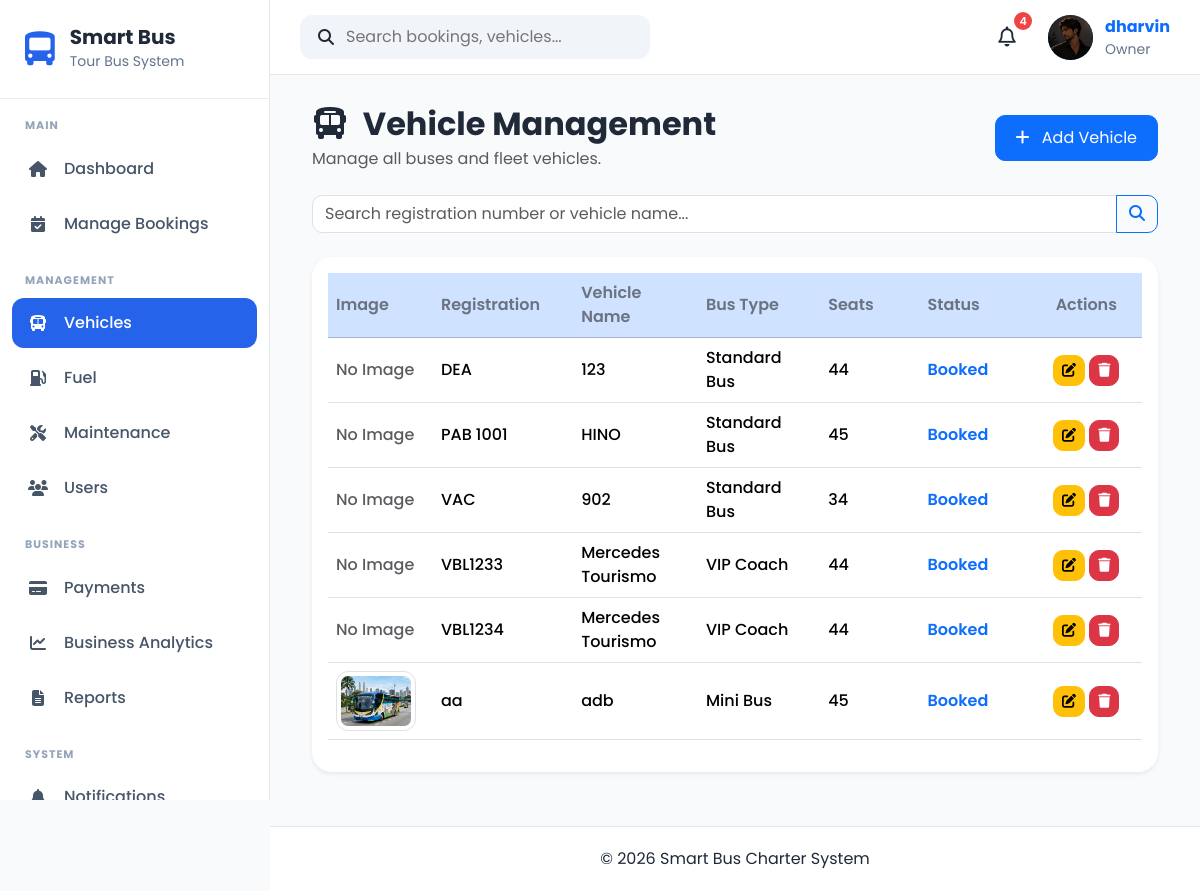
/vehicles/ (signed in), run on an earlier commit of the app's database.
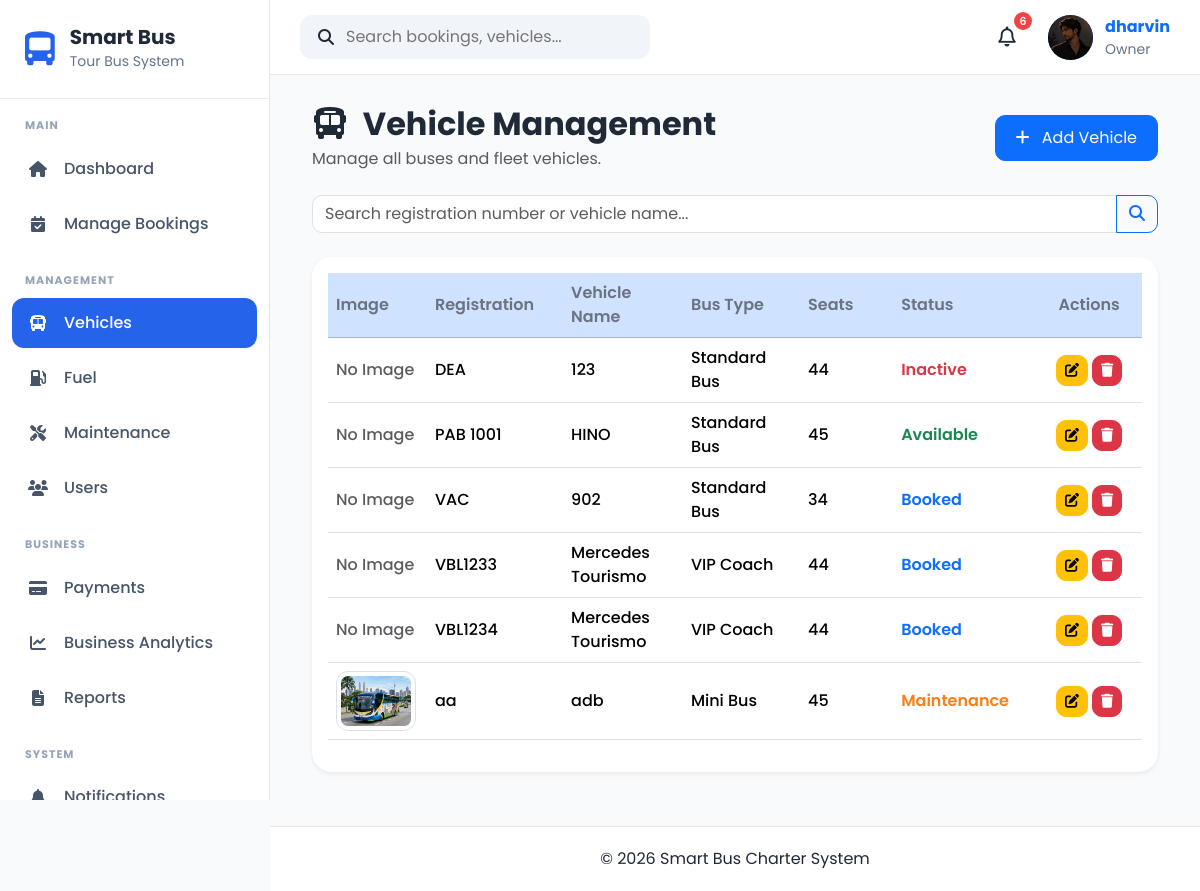
And on a later commit of the database.
### apps/accounts/models.py (models this page shows, shortened)
class UserProfile(models.Model):
    OWNER = "Owner"
    ADMIN = "Admin"
    DRIVER = "Driver"
    CUSTOMER = "Customer"
    ROLE_CHOICES = [
        (OWNER, "Owner"),
        (ADMIN, "Admin"),
        (DRIVER, "Driver"),
        (CUSTOMER, "Customer"),
    ]
    GENDER_CHOICES = [
        ("Male", "Male"),
        ("Female", "Female"),
        ("Other", "Other"),
    ]
    user = models.OneToOneField(
        User,
        on_delete=models.CASCADE,
        related_name="profile"
    )
    role = models.CharField(
        max_length=20,
        choices=ROLE_CHOICES,
        default=CUSTOMER
    )
    phone = models.CharField(
        max_length=20,
        blank=True
    )
    address = models.TextField(
        blank=True
    )
    city = models.CharField(
        max_length=100,
        blank=True
    )
    state = models.CharField(
        max_length=100,
        blank=True
    )
    postcode = models.CharField(
        max_length=20,
        blank=True
    )
    country = models.CharField(
        max_length=100,
        default="Malaysia"
    )
    gender = models.CharField(
        max_length=10,
        choices=GENDER_CHOICES,
        blank=True
    )
    profile_picture = models.ImageField(
        upload_to="profile_pictures/",
        blank=True,
        null=True
    )
    must_change_password = models.BooleanField(default=False)
    created_at = models.DateTimeField(
        auto_now_add=True
    )
    updated_at = models.DateTimeField(
        auto_now=True
    )

### apps/vehicles/models.py (models this page shows, shortened)
class Vehicle(models.Model):
    STATUS_CHOICES = [
        ("Available", "Available"),
        ("Booked", "Booked"),
        ("Maintenance", "Maintenance"),
        ("Inactive", "Inactive"),
    ]
    BUS_TYPE_CHOICES = [
        ("Mini Bus", "Mini Bus"),
        ("Standard Bus", "Standard Bus"),
        ("VIP Coach", "VIP Coach"),
    ]
    registration_number = models.CharField(
        max_length=20,
        unique=True
    )
    vehicle_name = models.CharField(
        max_length=100
    )
    bus_type = models.CharField(
        max_length=30,
        choices=BUS_TYPE_CHOICES
    )
    seat_capacity = models.PositiveIntegerField()
    manufacture_year = models.PositiveIntegerField()
    insurance_expiry = models.DateField()
    road_tax_expiry = models.DateField()
    status = models.CharField(
        max_length=20,
        choices=STATUS_CHOICES,
        default="Available"
    )
    image = models.ImageField(
        upload_to="vehicles/",
        blank=True,
        null=True
    )
    created_at = models.DateTimeField(auto_now_add=True)
    updated_at = models.DateTimeField(auto_now=True)

### apps/vehicles/views.py (the view)
# urls.py: path("", views.vehicle_list, name="vehicle_list"),
@admin_required
def vehicle_list(request):
    search = request.GET.get("search", "")
    vehicles = Vehicle.objects.all().order_by("registration_number")
    if search:
        vehicles = vehicles.filter(
            Q(registration_number__icontains=search) |
            Q(vehicle_name__icontains=search)
        )
    paginator = Paginator(vehicles, 10)
    page_number = request.GET.get("page")
    page_obj = paginator.get_page(page_number)
    context = {
        "page_obj": page_obj,
        "search": search,
    }
    return render(request, "vehicles/vehicle_list.html", context)

### templates/vehicles/vehicle_list.html (shortened to what this page needs)
{% extends "crud/base_list.html" %}
{% load static %}
{% block header_title %}
<i class="fas fa-bus me-2"></i>
Vehicle Management
{% endblock %}
{% block header_subtitle %}
Manage all buses and fleet vehicles.
{% endblock %}
{% block add_button %}
<a href="{% url 'vehicles:vehicle_create' %}" class="btn btn-primary">
    <i class="fas fa-plus me-2"></i>
    Add Vehicle
</a>
{% endblock %}
{% block search %}
<form method="GET" class="mb-4">
    <div class="input-group">
        <input
            type="text"
            name="search"
            class="form-control"
            placeholder="Search registration number or vehicle name..."
            value="{{ search }}">
        <button class="btn btn-outline-primary" type="submit">
            <i class="fas fa-search"></i>
        </button>
    </div>
</form>
{% endblock %}
{% block table %}
<table class="table table-hover align-middle">
    <thead class="table-primary">
        <tr>
            <th>Image</th>
            <th>Registration</th>
            <th>Vehicle Name</th>
            <th>Bus Type</th>
            <th>Seats</th>
            <th>Status</th>
            <th class="text-center">Actions</th>
        </tr>
    </thead>
    <tbody>
    {% for vehicle in page_obj %}
        <tr>
            <td>
                {% if vehicle.image %}
                    <img src="{{ vehicle.image.url }}"
                         class="img-thumbnail"
                         style="width:80px;height:60px;object-fit:cover;">
                {% else %}
                    <span class="text-muted">No Image</span>
                {% endif %}
            </td>
            <td>{{ vehicle.registration_number }}</td>
            <td>{{ vehicle.vehicle_name }}</td>
            <td>{{ vehicle.bus_type }}</td>
            <td>{{ vehicle.seat_capacity }}</td>
            <td>
                {% if vehicle.status == "Available" %}
                    <span style="color:#198754;font-weight:600;">
                        {{ vehicle.status }}
                    </span>
                {% elif vehicle.status == "Booked" %}
                    <span style="color:#0d6efd;font-weight:600;">
                        {{ vehicle.status }}
                    </span>
                {% elif vehicle.status == "Maintenance" %}
                    <span style="color:#fd7e14;font-weight:600;">
                        {{ vehicle.status }}
                    </span>
                {% elif vehicle.status == "Inactive" %}
                    <span style="color:#dc3545;font-weight:600;">
                        {{ vehicle.status }}
                    </span>
                {% else %}
                    <span style="font-weight:600;">
                        {{ vehicle.status }}
                    </span>
                {% endif %}
            </td>
            <td class="text-center">
                <a href="{% url 'vehicles:vehicle_update' vehicle.pk %}"
                   class="btn btn-warning btn-sm">
                    <i class="fas fa-edit"></i>
                </a>
                <a href="{% url 'vehicles:vehicle_delete' vehicle.pk %}"
                   class="btn btn-danger btn-sm">
                    <i class="fas fa-trash"></i>
                </a>
            </td>
        </tr>
    {% endfor %}
    </tbody>
</table>
{% endblock %}

### templates/crud/base_list.html (shortened to what this page needs)
{% extends "layouts/base.html" %}
{% load static %}
{% block content %}
<div class="container-fluid">
    <div class="d-flex justify-content-between align-items-center mb-4">
        <div>
            <h2 class="fw-bold mb-1">
                {% block header_title %}{% endblock %}
            </h2>
            <p class="text-muted mb-0">
                {% block header_subtitle %}{% endblock %}
            </p>
        </div>
        <div>
            {% block add_button %}
            {% endblock %}
        </div>
    </div>
    {% block search %}
    {% endblock %}
    <div class="card shadow-sm border-0">
        <div class="card-body">
            <div class="table-responsive">
                {% block table %}
                {% endblock %}
            </div>
        </div>
    </div>
</div>
{% endblock %}

### templates/layouts/base.html (shortened to what this page needs)
{% load static %}
<!DOCTYPE html>
<html lang="en">
<head>
    <link href="https://cdn.jsdelivr.net/npm/bootstrap@5.3.7/dist/css/bootstrap.min.css" rel="stylesheet">
    <link href="https://cdn.jsdelivr.net/npm/bootstrap-icons@1.13.1/font/bootstrap-icons.min.css" rel="stylesheet">
    <link rel="stylesheet"
          href="https://cdnjs.cloudflare.com/ajax/libs/font-awesome/6.7.2/css/all.min.css">
    <link rel="stylesheet" href="{% static 'css/base.css' %}">
    <link rel="stylesheet" href="{% static 'css/layout.css' %}">
    <link rel="stylesheet" href="{% static 'css/components.css' %}">
    <link rel="stylesheet" href="{% static 'css/crud.css' %}">
    <link rel="stylesheet" href="{% static 'css/responsive.css' %}">
    <link rel="stylesheet" href="{% static 'css/notifications.css' %}">
    <link rel="stylesheet" href="{% static 'css/profile.css' %}">
</head>
<body>
    <div class="app-container">
        {% include 'components/sidebar.html' %}
        <div class="main-content">
            {% include 'components/navbar.html' %}
            <main class="content-area">
                {% block content %}
                {% endblock %}
            </main>
            {% include 'components/footer.html' %}
        </div>
    </div>
</body>
</html>

### templates/components/sidebar.html (shortened to what this page needs)
{% with role=request.user.profile.role %}
<div class="sidebar">
    <div class="logo-section">
        <i class="fa-solid fa-bus-simple"></i>
        <div>
            <h4>Smart Bus</h4>
            <small>Tour Bus System</small>
        </div>
    </div>
    <div class="menu-title">MAIN</div>
    <ul class="sidebar-menu">
        {% if role == "Owner" or role == "Admin" %}
        <li class="{% if request.resolver_match.url_name == 'dashboard' and not request.resolver_match.app_name %}active{% endif %}">
            <a href="{% url 'dashboard' %}">
                <i class="fa-solid fa-house"></i>
                <span>Dashboard</span>
            </a>
        </li>
        <li class="{% if request.resolver_match.app_name == 'bookings' %}active{% endif %}">
            <a href="{% url 'bookings:booking_list' %}">
                <i class="fa-solid fa-calendar-check"></i>
                <span>Manage Bookings</span>
            </a>
        </li>
        {% endif %}
    </ul>
    {% if role == "Owner" or role == "Admin" %}
    <div class="menu-title">MANAGEMENT</div>
    <ul class="sidebar-menu">
        <li class="{% if request.resolver_match.app_name == 'vehicles' %}active{% endif %}">
            <a href="{% url 'vehicles:vehicle_list' %}">
                <i class="fa-solid fa-bus"></i>
                <span>Vehicles</span>
            </a>
        </li>
        <li class="{% if request.resolver_match.app_name == 'fuel' %}active{% endif %}">
            <a href="{% url 'fuel:fuel_list' %}">
                <i class="fa-solid fa-gas-pump"></i>
                <span>Fuel</span>
            </a>
        </li>
        <li class="{% if request.resolver_match.app_name == 'maintenance' %}active{% endif %}">
            <a href="{% url 'maintenance:maintenance_list' %}">
                <i class="fa-solid fa-screwdriver-wrench"></i>
                <span>Maintenance</span>
            </a>
        </li>
        <li class="{% if request.resolver_match.app_name == 'accounts' and request.resolver_match.url_name == 'user_list' %}active{% endif %}">
            <a href="{% url 'accounts:user_list' %}">
                <i class="fa-solid fa-users"></i>
                <span>Users</span>
            </a>
        </li>
    </ul>
    <div class="menu-title">BUSINESS</div>
    <ul class="sidebar-menu">
        <li class="{% if request.resolver_match.app_name == 'payments' %}active{% endif %}">
            <a href="{% url 'payments:payment_list' %}">
                <i class="fa-solid fa-credit-card"></i>
                <span>Payments</span>
            </a>
        </li>
        <li class="{% if request.resolver_match.app_name == 'analytics' %}active{% endif %}">
            <a href="{% url 'analytics:dashboard' %}">
                <i class="fa-solid fa-chart-line"></i>
                <span>Business Analytics</span>
            </a>
        </li>
        <li class="{% if request.resolver_match.app_name == 'reports' %}active{% endif %}">
            <a href="{% url 'reports:dashboard' %}">
                <i class="fa-solid fa-file-lines"></i>
                <span>Reports</span>
            </a>
        </li>
    </ul>
    {% endif %}
    <div class="menu-title">SYSTEM</div>
    <ul class="sidebar-menu">
        <li class="{% if request.resolver_match.app_name == 'notifications' %}active{% endif %}">
            <a href="{% url 'notifications:list' %}">
                <i class="fa-solid fa-bell"></i>
                <span>Notifications</span>
            </a>
        </li>
    </ul>
</div>
{% endwith %}

### templates/components/navbar.html (shortened to what this page needs)
{% load static %}
<nav class="navbar-custom">
    <div class="navbar-left">
        <div class="search-box">
            <i class="fa-solid fa-magnifying-glass"></i>
            <input
                type="text"
                placeholder="Search bookings, vehicles..."
            >
        </div>
    </div>
    <div class="navbar-right">
            <div class="notification-icon">
                <button
                    class="notification-btn"
                    id = "notificationBtn">
                    <i class="fa-regular fa-bell"></i>
                    <span
                        class="notification-count"
                        id="notificationCount"
                         {% if unread_notifications == 0 %}style="display:none;"{% endif %}>
                        {{ unread_notifications }}
                    </span>
                </button>
            </div>
        <a href="{% url 'accounts:profile' %}" class="profile-link">
            <div class="profile-menu">
                {% if request.user.profile.profile_picture %}
                    <img
                        src="{{ request.user.profile.profile_picture.url }}"
                        alt="Profile Picture"
                        class="profile-avatar profile-image"
                    >
                {% else %}
                    <div class="profile-avatar">
                        {{ request.user.username|first|upper }}
                    </div>
                {% endif %}
                <div class="profile-info">
                    <strong>{{ request.user.username }}</strong>
                    <small>
                        {{ request.user.profile.role|default:"User" }}
                    </small>
                </div>
            </div>
        </a>
    </div>
</nav>

### templates/components/footer.html
<footer class="footer">
    © 2026 Smart Bus Charter System
</footer>

What changed in the data, as far as the page shows it:
changed Vehicle "DEA": status "Booked" → "Inactive"
changed Vehicle "PAB 1001": status "Booked" → "Available"
changed Vehicle "aa": status "Booked" → "Maintenance"
Also different on the page:
{{ unread_notifications }}: "4" → "6"
